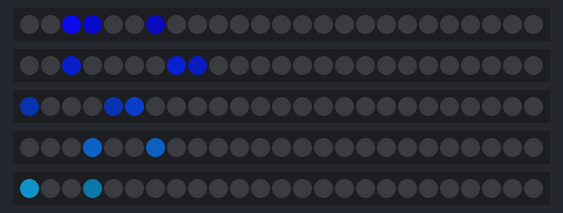
Bench run of a sketch on a simulated Arduino Mega 2560, built with avr-gcc and run on an emulated ATmega2560. On the bench: 5 × 25 RGB LEDs in strip order, left to right. Dim RGB values are drawn brighter than linear; colours are those a GRB WS2812 strip shows for the declared byte order; random numbers use the default seed unless the sketch sets one.

Above: at 0.03 s.
At 4.56 s:
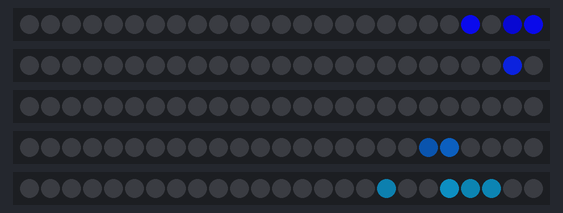
At 10.08 s:
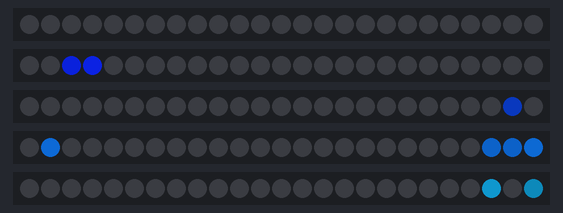
At 19.88 s:
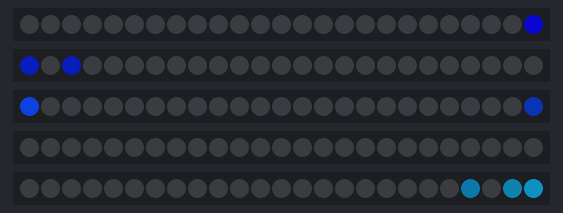
At 29.8 s:
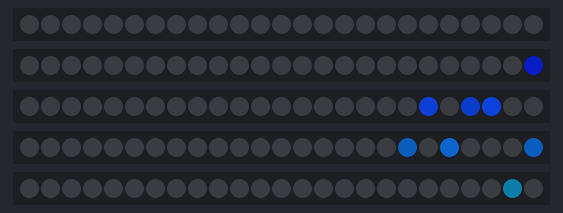
At 39.83 s:
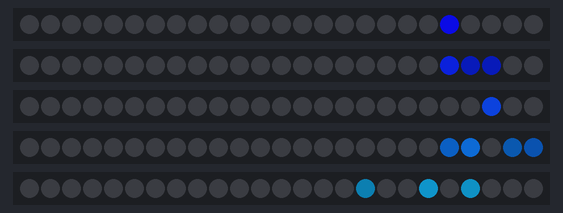

The sketch:

main.ino
```cpp
// ------------------------Patroon 1---------------------
#include <FastLED.h>

#define NUM_LEDS_PER_STRIP 25
#define NUM_STRIPS 5
#define TOTAL_LEDS (NUM_LEDS_PER_STRIP * NUM_STRIPS)
#define DATA_PIN_1 18
#define DATA_PIN_2 19
#define DATA_PIN_3 21
#define DATA_PIN_4 22
#define DATA_PIN_5 23

// Define arrays for each LED strip
CRGB leds1[NUM_LEDS_PER_STRIP];
CRGB leds2[NUM_LEDS_PER_STRIP];
CRGB leds3[NUM_LEDS_PER_STRIP];
CRGB leds4[NUM_LEDS_PER_STRIP];
CRGB leds5[NUM_LEDS_PER_STRIP];

// Helper function to set LED color by global index
void setLED(int index, CRGB color) {
    if (index < 0 || index >= TOTAL_LEDS) return;
    int strip = index / NUM_LEDS_PER_STRIP;
    int led = index % NUM_LEDS_PER_STRIP;
    switch (strip) {
        case 0: leds1[led] = color; break;
        case 1: leds2[led] = color; break;
        case 2: leds3[led] = color; break;
        case 3: leds4[led] = color; break;
        case 4: leds5[led] = color; break;
    }
}

void setup() {
    // Initialize each LED strip
    FastLED.addLeds<WS2812B, DATA_PIN_1, RGB>(leds1, NUM_LEDS_PER_STRIP);
    FastLED.addLeds<WS2812B, DATA_PIN_2, RGB>(leds2, NUM_LEDS_PER_STRIP);
    FastLED.addLeds<WS2812B, DATA_PIN_3, RGB>(leds3, NUM_LEDS_PER_STRIP);
    FastLED.addLeds<WS2812B, DATA_PIN_4, RGB>(leds4, NUM_LEDS_PER_STRIP);
    FastLED.addLeds<WS2812B, DATA_PIN_5, RGB>(leds5, NUM_LEDS_PER_STRIP);

    // Clear all LEDs
    FastLED.clear();
    FastLED.show();
}

void loop() {
    // Clear LEDs for fresh frame
    FastLED.clear();

    // Static variable to track wave position
    static uint8_t wavePos = 0;

    // Create diagonal sparkle wave
    for (int i = 0; i < TOTAL_LEDS; i++) {
        int row = i % NUM_LEDS_PER_STRIP;
        int strip = i / NUM_LEDS_PER_STRIP;

        // Calculate diagonal position (row + strip) for wave effect
        int diagPos = (row + strip + wavePos) % 30;

        // Add sparkles based on wave position
        if (diagPos < 10 && random8(100) < 30) { // 30% chance for sparkle in active wave
            // Color gradient from blue to purple based on strip
            uint8_t hue = map(strip, 0, NUM_STRIPS - 1, 160, 200); // Blue to purple
            uint8_t brightness = random8(150, 255); // Random brightness for sparkle
            setLED(i, CHSV(hue, 200, brightness));
        }
    }

    // Fade all LEDs slightly to create trailing effect
    for (int i = 0; i < TOTAL_LEDS; i++) {
        int strip = i / NUM_LEDS_PER_STRIP;
        int led = i % NUM_LEDS_PER_STRIP;
        switch (strip) {
            case 0: leds1[led].fadeToBlackBy(50); break;
            case 1: leds2[led].fadeToBlackBy(50); break;
            case 2: leds3[led].fadeToBlackBy(50); break;
            case 3: leds4[led].fadeToBlackBy(50); break;
            case 4: leds5[led].fadeToBlackBy(50); break;
        }
    }

    FastLED.show();
    delay(50); // Frame rate for smooth animation

    // Increment wave position
    wavePos = (wavePos + 1) % 30;

    // Occasional full reset for variety
    if (random8(200) == 0) { // 0.5% chance per frame
        FastLED.clear();
        FastLED.show();
        delay(100);
    }
}

// ----------------PATROON 2---------------

// void loop() {
//     // Wave effect across all strips
//     for (int center = 0; center < TOTAL_LEDS; center++) {
//         // Clear all LEDs
//         FastLED.clear();

//         // Define wave width (e.g., 10 LEDs wide)
//         int waveWidth = 5;
//         for (int i = -waveWidth; i <= waveWidth; i++) {
//             int ledIndex = center + i;
//             if (ledIndex >= 0 && ledIndex < TOTAL_LEDS) {
//                 // Calculate fade based on distance from center
//                 uint8_t fade = map(abs(i), 0, waveWidth, 255, 0);
//                 CRGB color = CRGB(fade, 0, 255 - fade); // Red to blue transition
//                 setLED(ledIndex, color);
//             }
//         }

//         FastLED.show();
//         delay(50); // Delay for smooth wave movement
//     }

//     delay(500); // Pause between cycles

//     // Fade-out effect for all strips
//     for (int i = 255; i >= 0; i -= 5) {
//         for (int j = 0; j < NUM_LEDS_PER_STRIP; j++) {
//             leds1[j] = leds1[j].fadeToBlackBy(10);
//             leds2[j] = leds2[j].fadeToBlackBy(10);
//             leds3[j] = leds3[j].fadeToBlackBy(10);
//             leds4[j] = leds4[j].fadeToBlackBy(10);
//             leds5[j] = leds5[j].fadeToBlackBy(10);
//         }
//         FastLED.show();
//         delay(30);
//     }
// }
```
